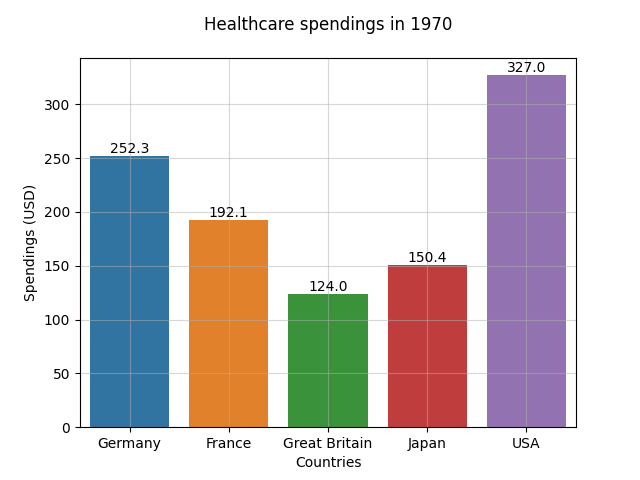

Here is the Python script that generated this plot:
import numpy as np
import pandas as pd
import matplotlib.pyplot as plt
import seaborn as sns

# let's import a dataset
healthexp = sns.load_dataset('healthexp')
df = healthexp[healthexp['Year'] == 1970]

# Bar Chart
ax = sns.barplot(df, x=df['Country'], y=df['Spending_USD'])
ax.bar_label(ax.containers[0], fmt='%.1f')
    
# Decorators
plt.title('Healthcare spendings in 1970', pad=20)
plt.xlabel('Countries')
plt.ylabel('Spendings (USD)')
plt.grid(alpha=0.5)

plt.savefig('Bar_chart_sns.png')